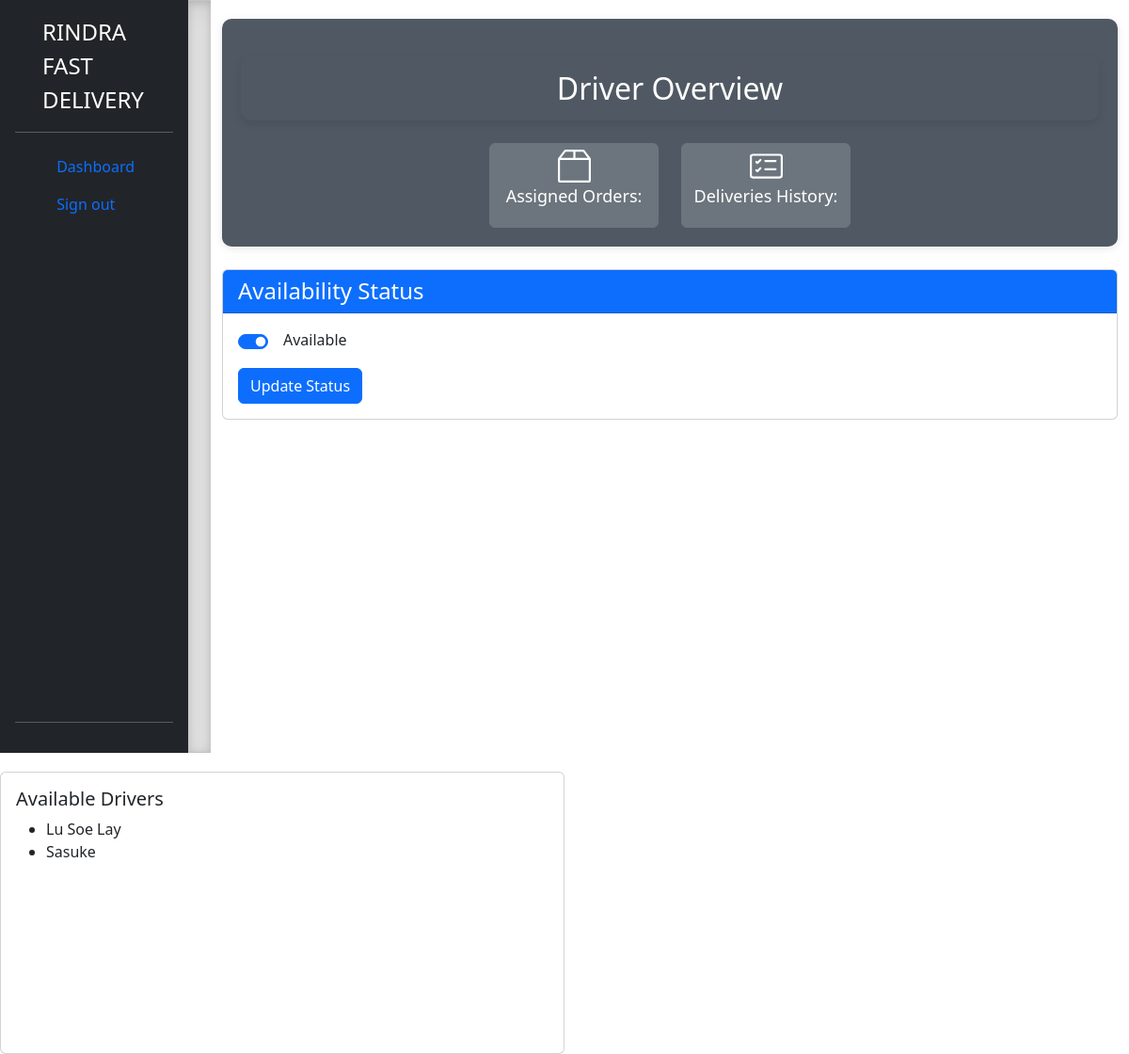
The page /test.php (signed in) on the database its author committed.
### tables this page shows
CREATE TABLE `user` (
  `ID` int NOT NULL AUTO_INCREMENT,
  `Name` varchar(100) DEFAULT NULL,
  `Age` int DEFAULT NULL,
  `Username` varchar(100) DEFAULT NULL,
  `Email` varchar(100) DEFAULT NULL,
  `Password` varchar(255) NOT NULL,
  `CreatedTime` datetime DEFAULT CURRENT_TIMESTAMP,
  `Permission` enum('admin','client','driver') NOT NULL,
  `AvailabilityStatus` enum('on','off') DEFAULT 'off',
  PRIMARY KEY (`ID`),
  UNIQUE KEY `Username` (`Username`),
  UNIQUE KEY `Email` (`Email`),
  UNIQUE KEY `Username_2` (`Username`),
  UNIQUE KEY `Email_2` (`Email`)
);

### test.php (the view, shortened to what this page needs)
<?php
$db = new Database();
$pdo = $db->getStarted();
function fetchAvailableDrivers() {
    global $pdo;
    $stmt = $pdo->prepare("SELECT ID AS DriverID, Name AS DriverName FROM user WHERE Permission = 'driver' AND AvailabilityStatus = 'on'");
    $stmt->execute();
    return $stmt->fetchAll(PDO::FETCH_ASSOC);
}
if (isset($_SESSION['ID'])) {
    $userId = $_SESSION['ID'];
    $availabilityStatus = null;
    $stmt = $pdo->prepare("SELECT AvailabilityStatus FROM user WHERE ID = :userId");
    $stmt->bindParam(':userId', $userId);
    $stmt->execute();
    $result = $stmt->fetch(PDO::FETCH_ASSOC);
    if ($result) {
        $availabilityStatus = $result['AvailabilityStatus'];
    }
} else {
    echo "User is not logged in.";
    exit;
}
$availableDrivers = fetchAvailableDrivers();
?>
<!DOCTYPE html>
<html lang="en">
<head>
    <link href="../css/bootstrap.min.css" rel="stylesheet">
    <link href="../css/sidebar.css" rel="stylesheet">
</head>
<body>
<main>
    <div class="d-flex flex-column flex-shrink-0 p-3 text-white bg-dark" style="width: 200px;">
        <a href="/" class="d-flex align-items-center mb-3 mb-md-0 me-md-auto text-white text-decoration-none">
            <svg class="bi me-2" width="40" height="32"><use xlink:href="#bootstrap"/></svg>
            <span class="fs-4">RINDRA FAST DELIVERY</span>
        </a>
        <hr>
        <ul class="nav nav-pills flex-column mb-auto">
            <li>
                <a href="../Dashboard/driver_dashboard.php" class="nav-link">
                    <svg class="bi me-2" width="16" height="16"><use xlink:href="#speedometer2"/></svg>
                    Dashboard
                </a>
            </li>
            <li>
                <a href="login.php" class="nav-link">
                    <svg class="bi me-2" width="16" height="16"><use xlink:href="#home"/></svg>
                    Sign out
                </a>
            </li>
        </ul>
        <hr>
    </div>
    <div class="b-example-divider"></div>
    <div class="container content-container">
        <div id="overview-section" class="col-12 text-center">
            <h4 style="margin-top: 20px; padding: 15px; background-color: #505963; color: white; font-size: 2rem; border-radius: 10px; box-shadow: 0px 4px 8px rgba(0, 0, 0, 0.1);">
                Driver Overview
            </h4>
            <div class="row justify-content-center mt-4">
                <div class="col-auto">
                    <a href="display_allusers.php" class="btn btn-custom btn-secondary">
                        <svg xmlns="http://www.w3.org/2000/svg" width="35" height="35" fill="currentColor" class="bi bi-box2" viewBox="0 0 16 16">
                            <path d="M2.95.4a1 1 0 0 1 .8-.4h8.5a1 1 0 0 1 .8.4l2.85 3.8a.5.5 0 0 1 .1.3V15a1 1 0 0 1-1 1H1a1 1 0 0 1-1-1V4.5a.5.5 0 0 1 .1-.3zM7.5 1H3.75L1.5 4h6zm1 0v3h6l-2.25-3zM15 5H1v10h14z"/>
                        </svg>
                        <h3 style="font-size:18px">Assigned Orders:</h3>
                    </a>
                </div>
                <div class="col-auto">
                    <a href="display_allorders.php" class="btn btn-custom btn-secondary">
                        <h3 style="font-size:18px">Deliveries History:</h3>
                    </a>
                </div>
            </div>
        </div>
        <form method="post" action="">
    <div class="card mt-4">
        <div class="card-header bg-primary text-white">
            <h4 class="mb-0">Availability Status</h4>
        </div>
        <div class="card-body">
            <div class="form-check form-switch d-flex align-items-center">
                <input class="form-check-input me-3" type="checkbox" name="toggle" id="toggleSwitch" value="on" <?php echo ($availabilityStatus === 'on') ? 'checked' : ''; ?>>
                <label class="form-check-label" for="toggleSwitch">
                    <?php echo ($availabilityStatus === 'on') ? 'Available' : 'Unavailable'; ?>
                </label>
            </div>
            <button type="submit" class="btn btn-primary mt-3">Update Status</button>
        </div>
    </div>
</form>
    </div>
</main>
</body>
</html>
<div class="col-md-6">
                    <div class="card custom-card">
                        <div class="card-body">
                            <h5 class="card-title">Available Drivers</h5>
                            <ul>
                                <?php foreach ($availableDrivers as $driver): ?>
                                    <li><?php echo htmlspecialchars($driver['DriverName']); ?></li>
                                <?php endforeach; ?>
                            </ul>
                        </div>
                    </div>
                </div>

### css/sidebar.css (style rules this page uses)
body { min-height: 100vh; min-height: -webkit-fill-available; }
html { height: -webkit-fill-available; }
main { display: flex; flex-wrap: nowrap; height: 100vh; height: -webkit-fill-available; max-height: 100vh; overflow-x: auto; overflow-y: hidden; }
.b-example-divider { flex-shrink: 0; width: 1.5rem; height: 100vh; background-color: rgba(0, 0, 0, .1); border: solid rgba(0, 0, 0, .15); border-width: 1px 0; box-shadow: inset 0 .5em 1.5em rgba(0, 0, 0, .1), inset 0 .125em .5em rgba(0, 0, 0, .15); }
.bi { vertical-align: -.125em; pointer-events: none; fill: currentColor; }

### test.php (style rules this page uses)
.custom-card { margin-top: 20px; height: 300px; min-height: 300px; overflow-y: auto; }
#overview-section, #quick-access-section { margin-bottom: 20px; padding: 20px; border-radius: 10px; box-shadow: 0 2px 10px rgba(0, 0, 0, 0.1); }
#overview-section { background-color: #505963; color: white; }
.btn-custom { height: 90px; width: 180px; transition: background-color 0.3s, color 0.3s; }
.content-container { margin-top: 20px; min-height: 100vh; }

### rows shown on the page
user: AvailabilityStatus "☑", Name "Lu Soe Lay"
user: Name "Sasuke"
